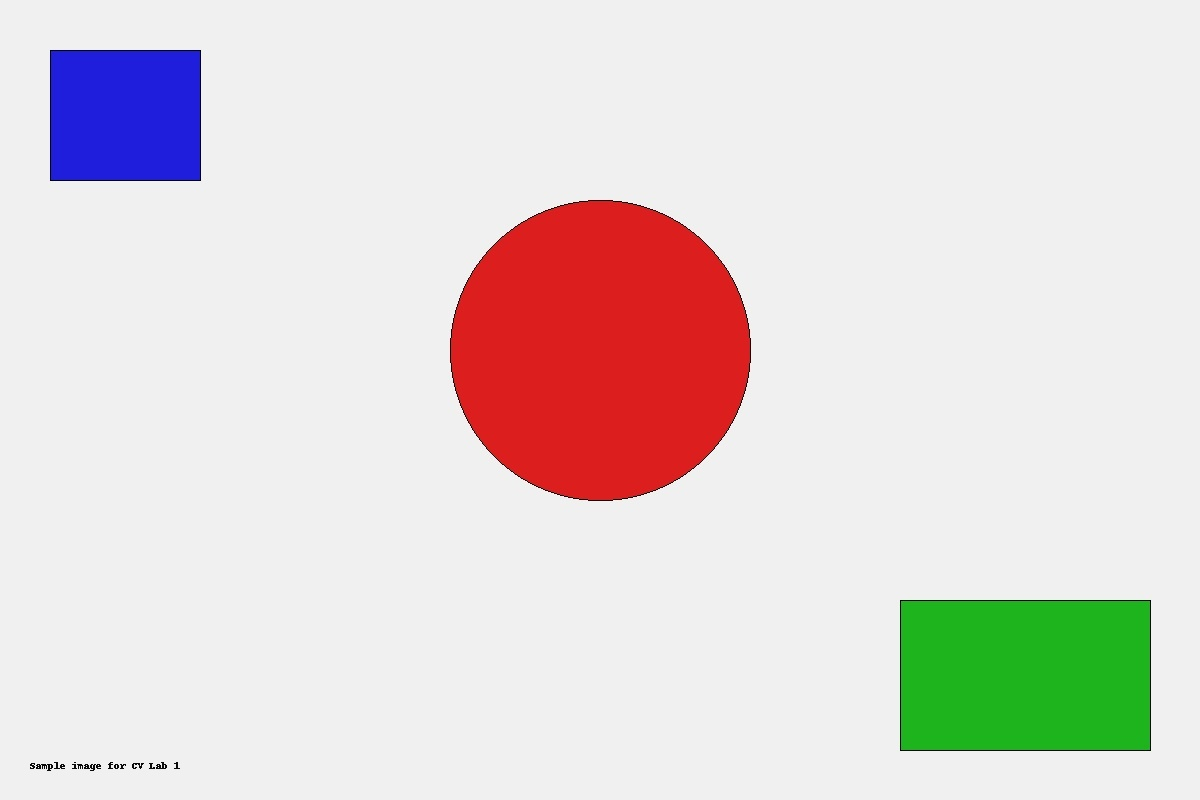
#> input picture Contenidos/07_ia_ds_modulo_7/03_clases_practicas/01_semana_1/app/salida_original.jpg, 1200 x 800 px; its folder holds only this picture in this run
$ python main.py --input salida_original.jpg --output out.png
#> lines starting #> are read from the running program, lines starting #| are printed output that depends on the picture; after the words box and inside, x2 and y2 are one past the last pixel; in counts of white or black regions, pixels touching at a corner belong together
from __future__ import annotations

import logging
from dataclasses import dataclass
from pathlib import Path
from typing import Optional, Tuple, List

import cv2
import numpy as np
import matplotlib.pyplot as plt

logging.basicConfig(
    level=logging.INFO,
    format="%(levelname)s:%(name)s:%(message)s",
)

logger = logging.getLogger("main")

@dataclass
class ImageProcessingConfig:
    interpolation_resize: int = cv2.INTER_AREA

def load_image(path: str, as_gray: bool = False) -> np.ndarray:
#> called with path = 'salida_original.jpg', as_gray = False
    p = Path(path)
    if not p.exists():
        logger.error("Archivo no encontrado: %s", path)
        raise FileNotFoundError(f"Archivo no encontrado: {path}")

    flag = cv2.IMREAD_GRAYSCALE if as_gray else cv2.IMREAD_COLOR

    img = cv2.imread(str(p), flags=flag)
#> img is the input picture: shape (800, 1200, 3); mean B, G, R 215.5, 217.5, 225.6
    if img is None:
        logger.error("cv2.imread devolvió None para %s", path)
        raise IOError(f"No se pudo leer la imagen: {path}")

    logger.info("Imagen cargada: %s -- shape=%s dtype=%s", path, img.shape, img.dtype)

    return img

def save_image(path: str, image: np.ndarray) -> None:
    p = Path(path)
    p.parent.mkdir(parents=True, exist_ok=True)

    ok = cv2.imwrite(str(p), image)
    if not ok:
        logger.error("Error guardando la imagen en %s", path)
        raise IOError(f"Error guardando la imagen en {path}")

    logger.info("Imagen guardada en %s", path)

# [4 lines left out: function to_rgb, not called in this run]

def to_gray(image_bgr: np.ndarray) -> np.ndarray:
    if image_bgr.ndim == 2:
        return image_bgr
    return cv2.cvtColor(image_bgr, cv2.COLOR_BGR2GRAY)
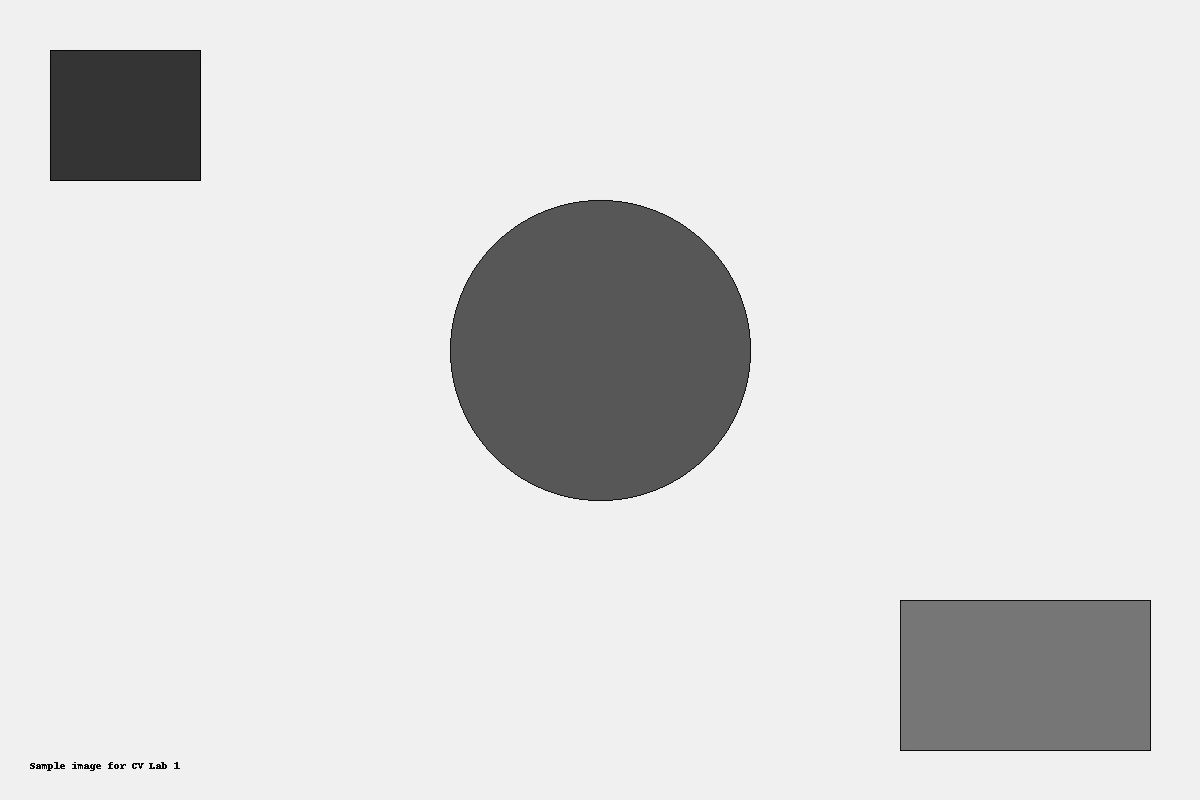
#> returned value: shape (800, 1200); min 2, max 248, mean 219.7

# [66 lines left out: functions resize_image, rotate_image, crop_image, histogram_equialization_gray, not called in this run]

def apply_clahe_gray(
    image_gray: np.ndarray,
    clip_limit: float = 2.0,
    tile_grid_size: Tuple[int, int] = (8, 8)
) -> np.ndarray:

#> called with clip_limit = 2, tile_grid_size = (8, 8)
    clahe = cv2.createCLAHE(clipLimit=clip_limit, tileGridSize=tile_grid_size)

    res = clahe.apply(image_gray)

    logger.info("apply_clahe_gray: clip_limit=%s tile_grid_size=%s", clip_limit, tile_grid_size)
    return res

# [5 lines left out: function gaussian_blur, not called in this run]

def canny_edge(
    image_gray: np.ndarray,
    threshold1: float = 100.0,
    threshold2: float = 200.0
) -> np.ndarray:
#> called with threshold1 = 50, threshold2 = 150
    edges = cv2.Canny(image_gray, threshold1, threshold2)
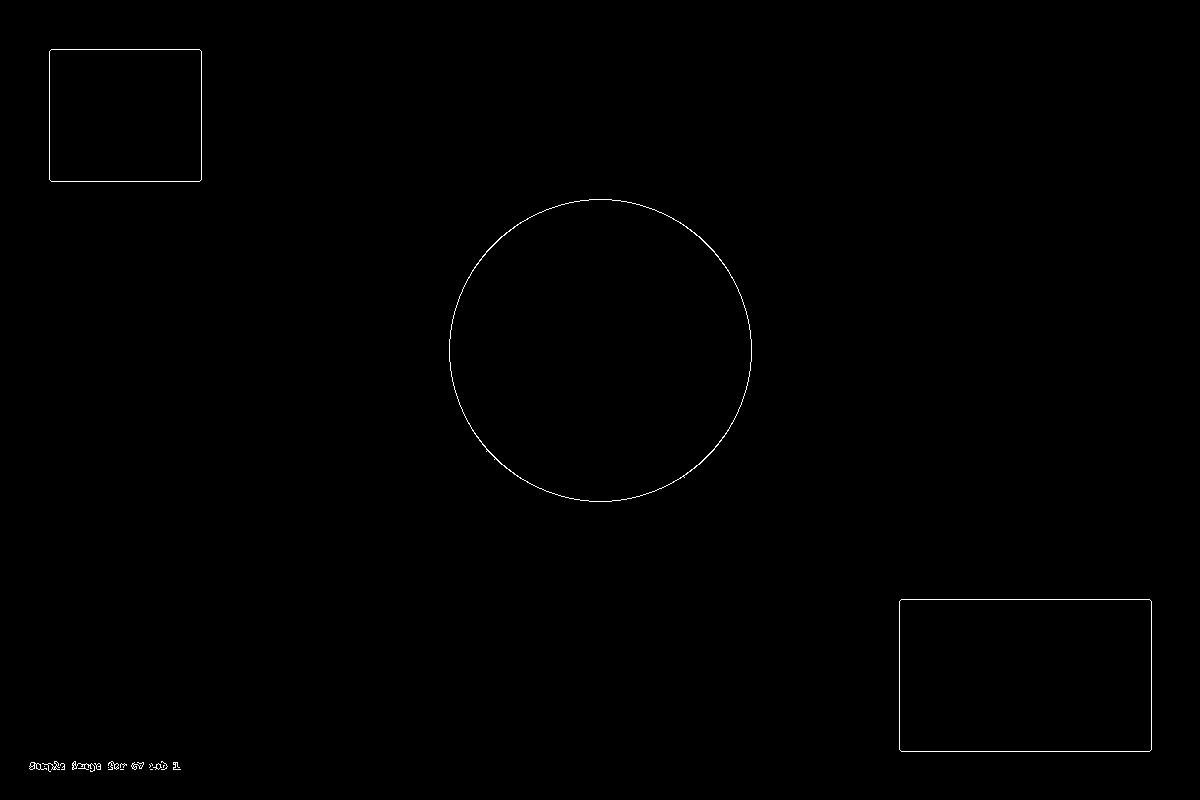
#> edges: shape (800, 1200); 0.29% white in thin lines or dots, all inside (x1, y1, x2, y2) = (29, 49, 1152, 772)
    logger.info("canny_edge: thresholds=(%s,%s)", threshold1, threshold2)
    return edges


def pipeline_demo(
    input_path: str,
    output_path: str
) -> None:

    img = load_image(input_path, as_gray=False)
    gray = to_gray(img)
    eq = apply_clahe_gray(gray)
    edges = canny_edge(eq, 50, 150)

    edges_bgr = cv2.cvtColor(edges, cv2.COLOR_GRAY2BGR)
    overlay = cv2.addWeighted(img, 0.6, edges_bgr, 0.4, 0)
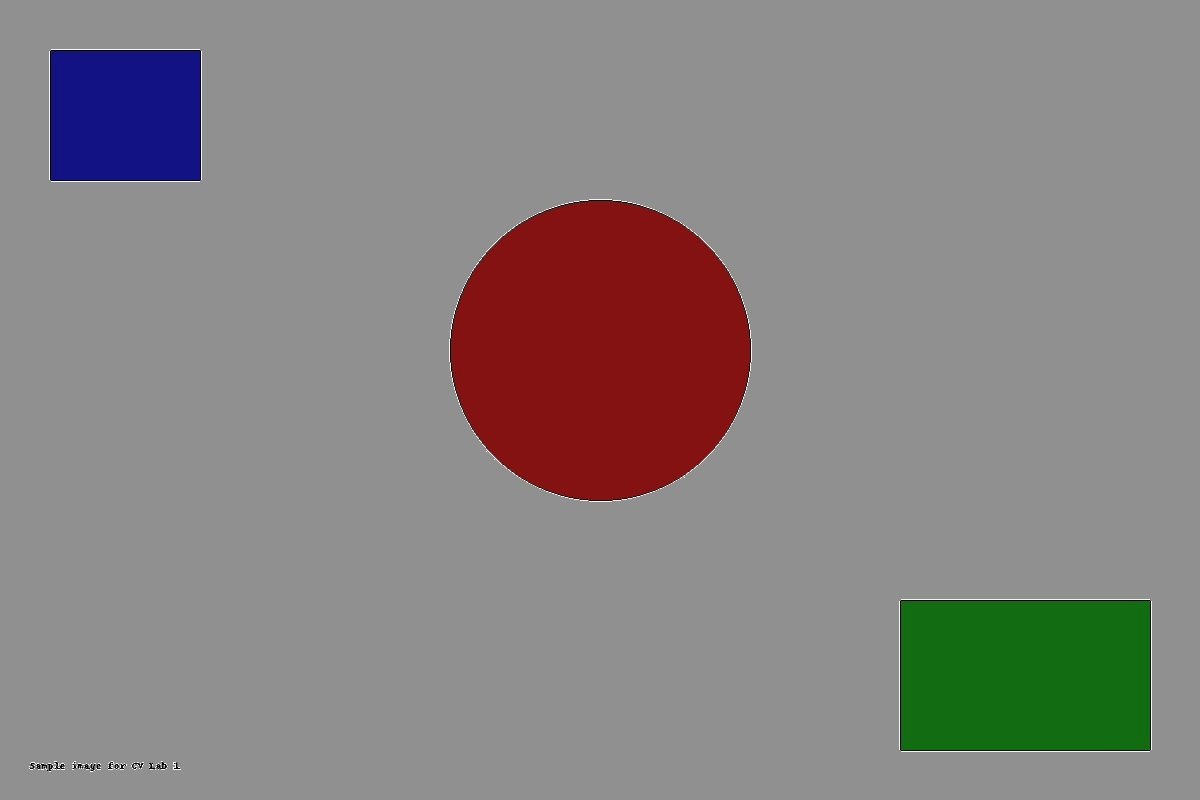
#> overlay: shape (800, 1200, 3); mean B, G, R 129.6, 130.8, 135.7

    base_name = Path(output_path).stem
    save_image(f"{base_name}_original.jpg", img)
    save_image(f"{base_name}_bordes.jpg", edges)
    save_image(f"{base_name}_superpuesto.jpg", overlay)
    save_image(output_path, overlay)

    logger.info("pipeline_demo completado: %s", output_path)

if __name__ == "__main__":
    import argparse

    parser = argparse.ArgumentParser(description="Demo de operaciones básicas con OpenCV")
    parser.add_argument("--input", required=True, help="Ruta de entrada de la imagen")
    parser.add_argument("--output", required=True, help="Ruta de salida de la imagen procesada")
    args = parser.parse_args()

    pipeline_demo(args.input, args.output)
